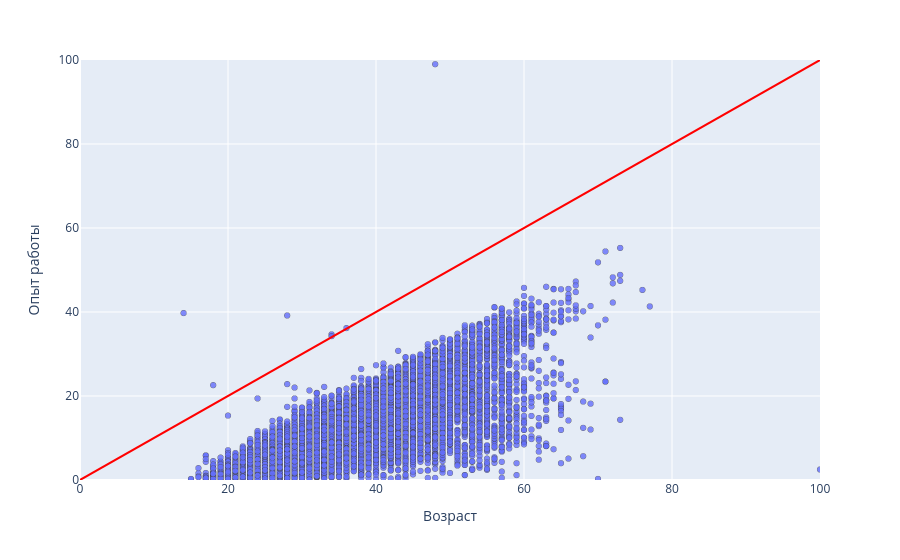

The notebook cell saved with this chart:
### Markdown cell above
<br><br><br><br>
**Задание 7**

**Диаграмма рассеяния зависимости опыта работы (в годах) от возраста.**
**Постройте на графике дополнительно прямую, проходящую через точки (0, 0) и (100, 100).**

<br>

**Сколько точек лежат строго выше построенной прямой?**

### Code cell
# возьмем отдельную выборку
experience_age_data = hh_data[['Возраст','Опыт работы (месяц)']].copy()
experience_age_data['Опыт работы'] = experience_age_data['Опыт работы (месяц)'].apply(lambda x: round(((x/12)),2))

fig = px.scatter(
    experience_age_data,
    x='Возраст', y='Опыт работы',
)

fig.update_traces(marker=dict(opacity=0.8, line=dict(width=0.5)))
fig.update_xaxes(range=[0, 100])
fig.update_yaxes(range=[0, 100])
fig.add_shape(type='line',x0=0, y0=0, x1=100, y1=100,line=dict(width=2,color='red'))
fig.show()





# строго выше линии y=x

print('Явных выбросов: ', experience_age_data[experience_age_data['Опыт работы'] > experience_age_data['Возраст']]['Опыт работы'].count())

### Figure 1 — Plotly figure (JSON) as saved in the notebook; plotly's stock layout.template omitted (floating-point values rounded to 4 significant figures; data arrays with more than 128 entries replaced by an {"elided": "..."} marker saying what was removed)
{"data": [{"hovertemplate": "Возраст=%{x}<br>Опыт работы=%{y}<extra></extra>", "legendgroup": "", "marker": {"color": "#636efa", "line": {"width": 0.5}, "opacity": 0.8, "symbol": "circle"}, "mode": "markers", "name": "", "showlegend": false, "type": "scattergl", "x": {"elided": "44744 int values"}, "xaxis": "x", "y": {"elided": "44744 float values"}, "yaxis": "y"}], "layout": {"legend": {"tracegroupgap": 0}, "margin": {"t": 60}, "shapes": [{"line": {"color": "red", "width": 2}, "type": "line", "x0": 0, "x1": 100, "y0": 0, "y1": 100}], "xaxis": {"anchor": "y", "domain": [0, 1], "range": [0, 100], "title": {"text": "Возраст"}}, "yaxis": {"anchor": "x", "domain": [0, 1], "range": [0, 100], "title": {"text": "Опыт работы"}}}}
